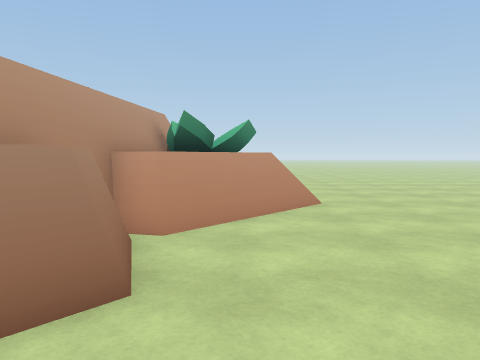
[1] (above)

18 first-person views from a walk through a Unity game level. The camera is 1.3 m above the floor, tilts 4° down and sees 70° across. The floor is counted in squares, 1 m on a side. Each view is taken from the middle of a square. On the plan, view 1 faces up. The plan holds only what a view shows up to about 15 squares ahead; the rest is blank. The place goes on beyond the plan. The player character is not drawn. Door leaves are left out, so doorways stand open.

[2]
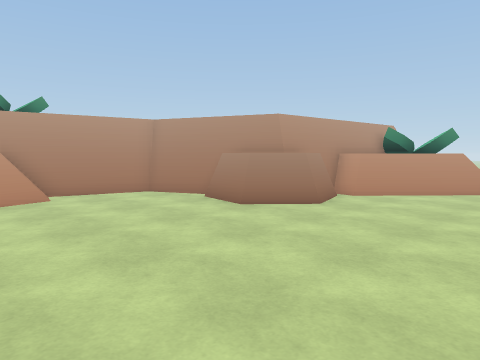

[3]
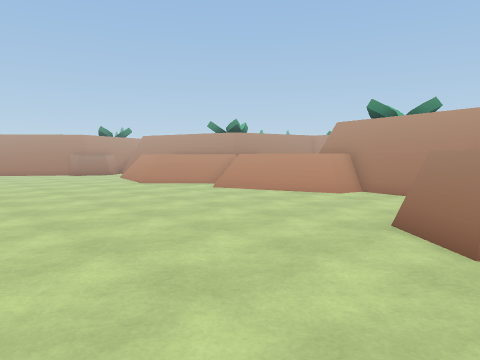

[4]
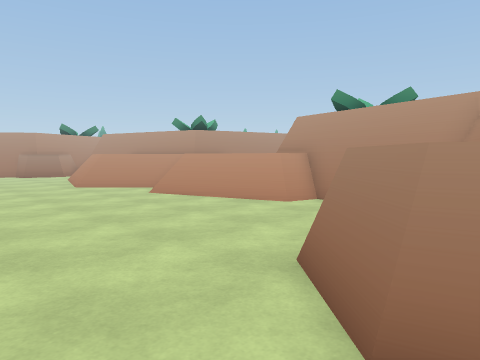

[5]
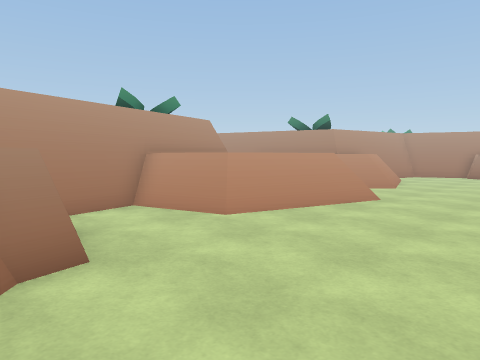

[6]
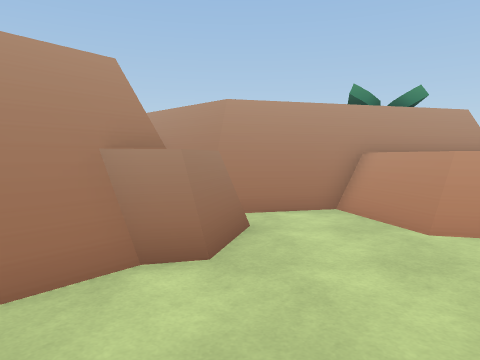

[7]
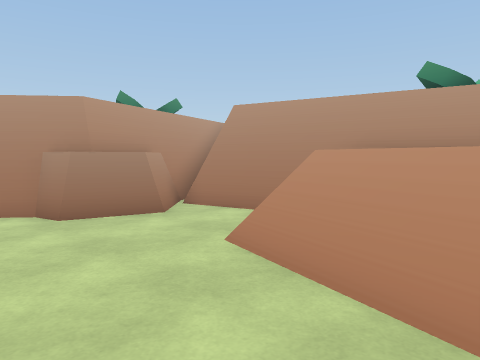

[8]
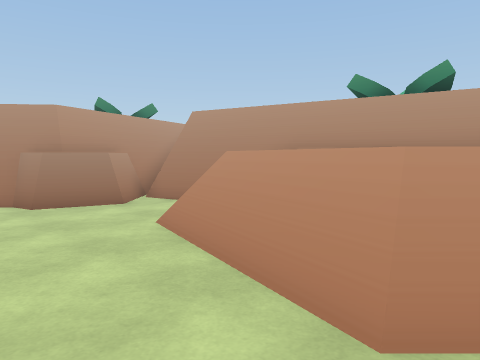

[9]
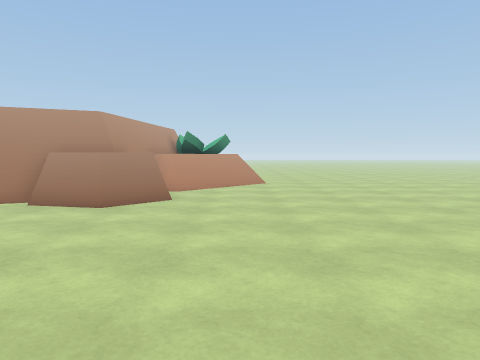

[10]
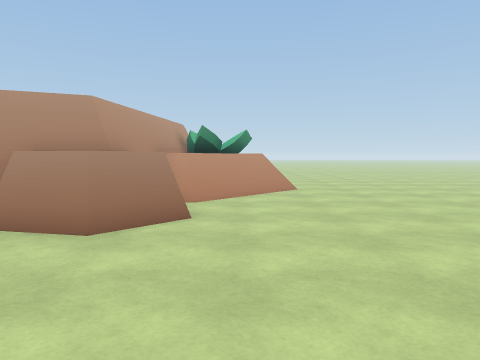

[11]
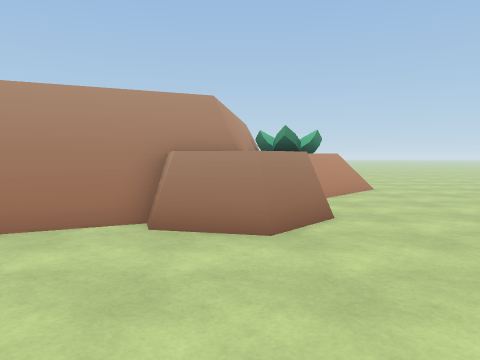

[12]
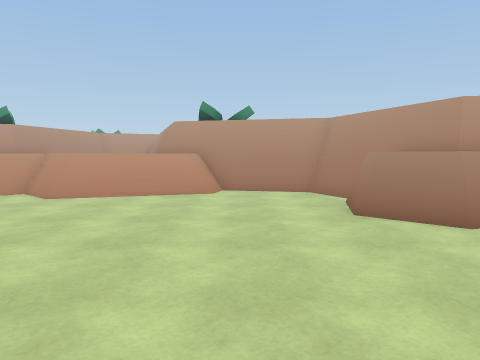

[13]
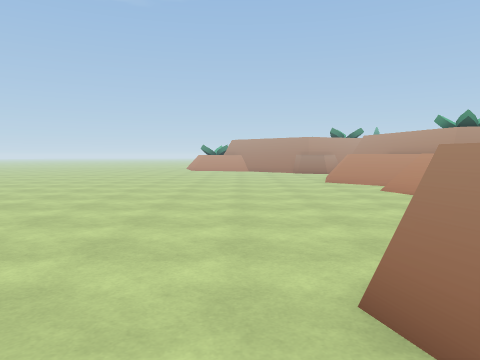

[14]
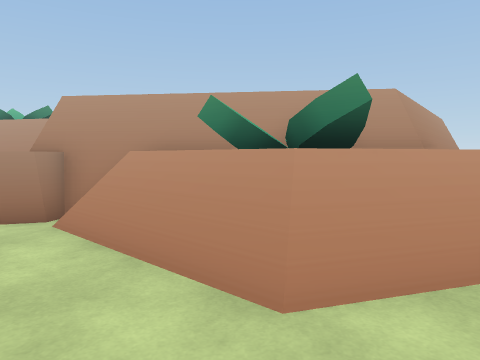

[15]
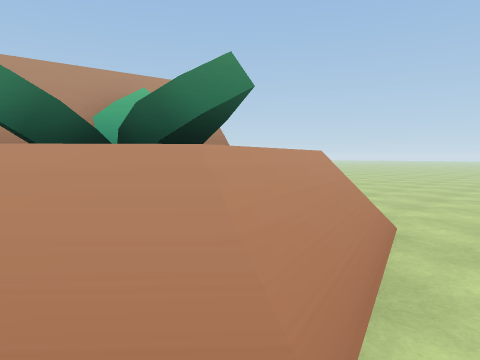

[16]
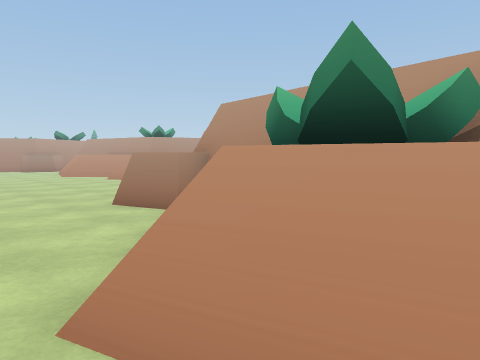

[17]
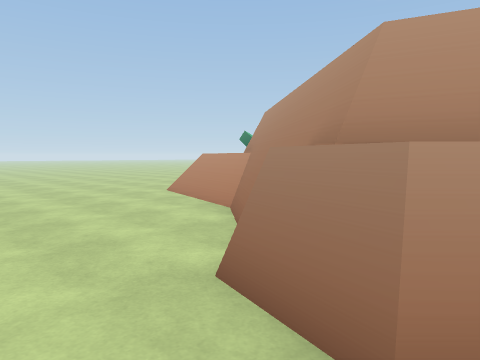

[18]
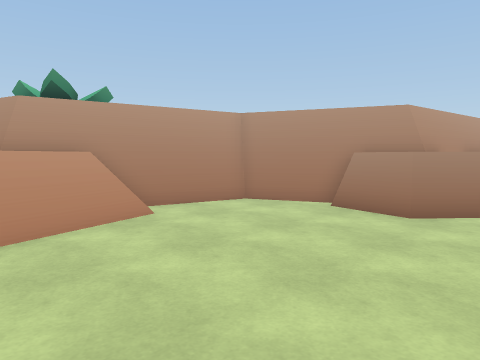

### Floor plan
Key: @ floor where view 1 was taken; # wall or solid block; . floor; = window, fence, low wall or low ledge; ^ raised ledge.
Columns run from 11 left of view 1 to 5 right of it. Each row starts with its distance up from view 1.
 23         ....
 22         ....
 21         .....
 20         .....
 19          ....
 18           ...
 17           ...
 16     ##     ...
 15            ......
 14        ##  ##....
 13         #^ #=....
 12          ^ ^=....
 11          #^^#....
 10         #####=...
  9         #^###=...
  8         # ##=....
  7         #^#=.....
  6         #==......
  5         ##.......
  4       ##^^.......
  3     ###^ ^.......
  2    ##=.###.......
  1    #.............
  0   ##.......@.....
 -1   ##.............
 -2   #==............
 -3   #^#............
 -4  #^^##...........
 -5     #=...........
 -6     ^#...........
 -7     #=...........
 -8    ^#............
 -9    ^#=...........
-10     ^#=......
-11 #    ^#......
-12 #^   ^#......
-13  #   #=......
-14  #   #=....
-15  #^^^#.....
-16  ###==.....
-17   #........
-18   ##.........
-19   ##.##..........
-20    #####.........
-21       ###........

Where each view was taken, in squares from view 1:
view 1: 0 up, 0 right, facing up
view 2: 5 down, 4 right, facing up-left
view 3: 4 up, 4 right, facing down-left
view 4: 4 up, 1 right, facing down-left
view 5: 21 down, 0 right, facing up-left
view 6: 19 down, 0 right, facing left
view 7: 12 down, 2 left, facing down-left
view 8: 10 down, 2 left, facing down-left
view 9: 7 down, 1 right, facing up
view 10: 4 down, 0 right, facing up
view 11: 4 down, 3 left, facing up
view 12: 1 down, 5 right, facing left
view 13: 6 up, 0 right, facing down
view 14: 9 up, 5 right, facing left
view 15: 8 up, 3 right, facing up-left
view 16: 12 up, 3 right, facing down-left
view 17: 17 down, 7 left, facing down-right
view 18: 6 down, 0 right, facing up-left
